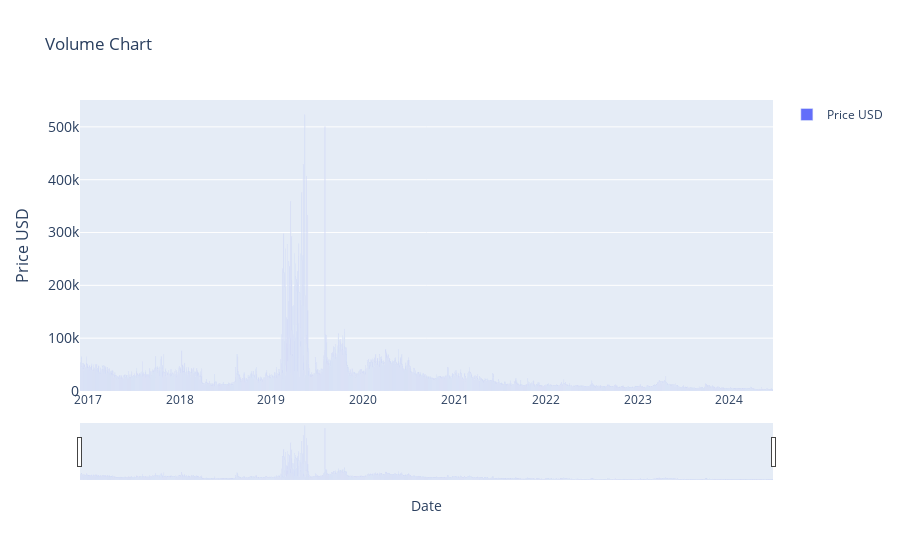

Notebook code cell kept with this figure:
### Markdown cell above
### Volume Indicatior (1)

### Code cell
# > Volume Indicatior (1)

import plotly.graph_objects as go
import pandas as pd
from ipywidgets import interact, DatePicker
import numpy as np

# renames current item to df
df = current_item

# Function to update the graph based on the selected date range
def update_graph(start_date, end_date):
    # Filtering the data based on the date range
    mask = (df.index >= pd.to_datetime(start_date)) & (df.index <= pd.to_datetime(end_date))
    filtered_data = df.loc[mask]

    # Creating the plot
    fig = go.Figure()
    fig.add_trace(go.Bar(x=filtered_data.index, y=filtered_data['volume'], name='Price USD'))

    # Formatting
    fig.update_layout(
        title='Volume Chart',
        xaxis_title='Date',
        yaxis_title='Price USD',
        yaxis=dict(
            title='Price USD',
            titlefont_size=16,
            tickfont_size=14,
        ),
        xaxis=dict(  # Added lines for range slider
            rangeslider=dict(
                visible=True
            ),
            type="date"
        ),
        showlegend=True
    )

    fig.show()


# Creating interactive widgets for date selection
start_date_picker = DatePicker(description='Start Date', value=current_item.index[0], disabled=False)
end_date_picker = DatePicker(description='End Date', value=current_item.index[-1], disabled=False)

# Display the interactive widget
interact(update_graph, start_date=start_date_picker, end_date=end_date_picker)

### Figure 1 — Plotly figure (JSON) as saved in the notebook; plotly's stock layout.template omitted (floating-point values rounded to 4 significant figures; data arrays with more than 128 entries replaced by an {"elided": "..."} marker saying what was removed)
{"data": [{"name": "Price USD", "type": "bar", "x": {"elided": "2765 str values"}, "y": {"elided": "2765 int values"}}], "layout": {"showlegend": true, "title": {"text": "Volume Chart"}, "xaxis": {"rangeslider": {"visible": true}, "title": {"text": "Date"}, "type": "date"}, "yaxis": {"tickfont": {"size": 14}, "title": {"font": {"size": 16}, "text": "Price USD"}}}}
